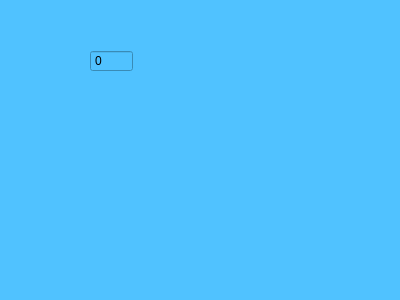
<?xml version="1.0" encoding="UTF-8"?>
<ui version="4.0">
 <class>SettingLanguges</class>
 <widget class="QFrame" name="SettingLanguges">
  <property name="geometry">
   <rect>
    <x>0</x>
    <y>0</y>
    <width>400</width>
    <height>300</height>
   </rect>
  </property>
  <property name="windowTitle">
   <string>Frame</string>
  </property>
  <property name="styleSheet">
   <string notr="true">background-color: rgb(80, 194, 255);</string>
  </property>
  <widget class="QSpinBox" name="spinBox">
   <property name="geometry">
    <rect>
     <x>90</x>
     <y>50</y>
     <width>43</width>
     <height>22</height>
    </rect>
   </property>
   <property name="wrapping">
    <bool>false</bool>
   </property>
   <property name="readOnly">
    <bool>false</bool>
   </property>
   <property name="buttonSymbols">
    <enum>QAbstractSpinBox::NoButtons</enum>
   </property>
   <property name="suffix">
    <string/>
   </property>
   <property name="prefix">
    <string/>
   </property>
  </widget>
 </widget>
 <resources/>
 <connections/>
</ui>
